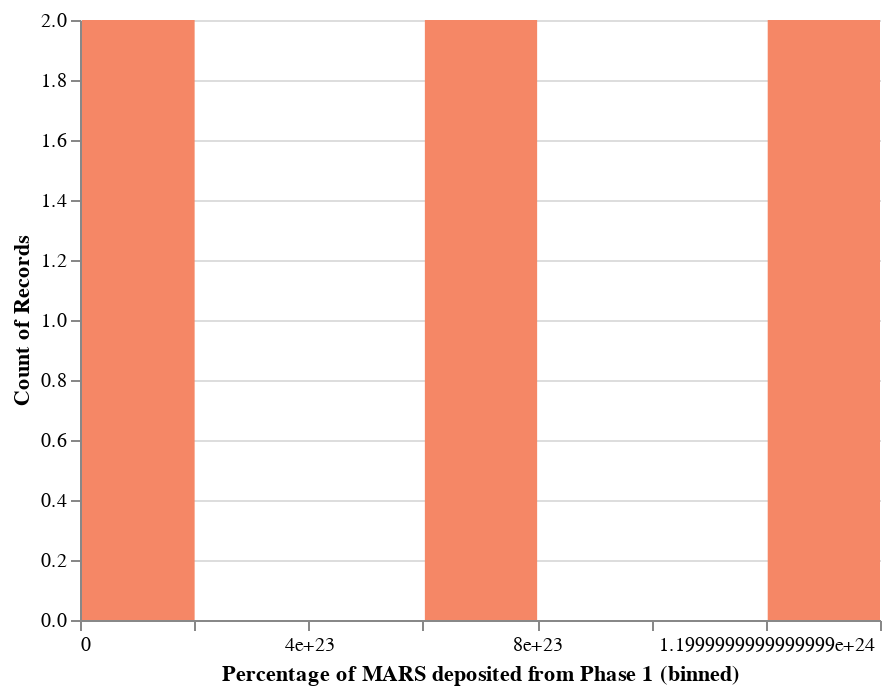

This figure's notebook cell:
### Code cell
user_p1_perc_mars.columns = ['MARS locked in Phase 2','MARS obtained from Phase 1','Percentage of MARS deposited from Phase 1']
user_p1_perc_mars_chart = alt.Chart((user_p1_perc_mars)).mark_bar().encode(
    x=alt.X('Percentage of MARS deposited from Phase 1', sort="ascending", bin=True),
    y="count()",
    tooltip=['Percentage of MARS deposited from Phase 1','count()'],
    color=alt.Color(scale=alt.Scale(scheme='lightorange'),legend=None),
).configure_mark(color='#f58766').properties(height=300).configure_view(strokeOpacity=0)
user_p1_perc_mars_chart

### Figure 1 — Vega-Lite specification as saved in the notebook (floating-point values rounded to 4 significant figures)
{"config": {"view": {"continuousWidth": 400, "continuousHeight": 300, "strokeOpacity": 0}, "mark": {"color": "#f58766"}}, "data": {"name": "data-25dd883228235072748c491727987ffd"}, "mark": "bar", "encoding": {"color": {"legend": null, "scale": {"scheme": "lightorange"}}, "tooltip": [{"field": "Percentage of MARS deposited from Phase 1", "type": "quantitative"}, {"aggregate": "count", "type": "quantitative"}], "x": {"bin": true, "field": "Percentage of MARS deposited from Phase 1", "sort": "ascending", "type": "quantitative"}, "y": {"aggregate": "count", "type": "quantitative"}}, "height": 300, "$schema": "https://vega.github.io/schema/vega-lite/v4.17.0.json", "datasets": {"data-25dd883228235072748c491727987ffd": [{"MARS locked in Phase 2": 700000000, "MARS obtained from Phase 1": 107000000000000.0, "Percentage of MARS deposited from Phase 1": 65392295800000000000000}, {"MARS locked in Phase 2": 200000000, "MARS obtained from Phase 1": 3299000000000.0, "Percentage of MARS deposited from Phase 1": 606280000000000000000000}, {"MARS locked in Phase 2": 1320000000, "MARS obtained from Phase 1": 10890000000000.0, "Percentage of MARS deposited from Phase 1": 1212559999900000000000000}, {"MARS locked in Phase 2": 700000000, "MARS obtained from Phase 1": 180500000000000.0, "Percentage of MARS deposited from Phase 1": 38785962300000000000000}, {"MARS locked in Phase 2": 1320000000, "MARS obtained from Phase 1": 0.0, "Percentage of MARS deposited from Phase 1": 0}, {"MARS locked in Phase 2": 700000000, "MARS obtained from Phase 1": 107000000000000.0, "Percentage of MARS deposited from Phase 1": 65392295800000000000000}, {"MARS locked in Phase 2": 200000000, "MARS obtained from Phase 1": 3299000000000.0, "Percentage of MARS deposited from Phase 1": 606280000000000000000000}, {"MARS locked in Phase 2": 1320000000, "MARS obtained from Phase 1": 10890000000000.0, "Percentage of MARS deposited from Phase 1": 1212559999900000000000000}, {"MARS locked in Phase 2": 700000000, "MARS obtained from Phase 1": 180500000000000.0, "Percentage of MARS deposited from Phase 1": 38785962300000000000000}, {"MARS locked in Phase 2": 1320000000, "MARS obtained from Phase 1": 0.0, "Percentage of MARS deposited from Phase 1": 0}]}}
